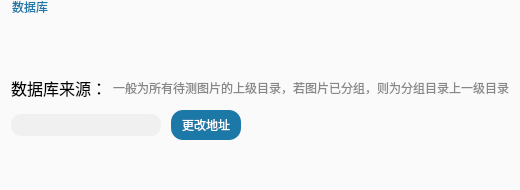
        <widget class="QGroupBox" name="database_gbox">
         <property name="styleSheet">
          <string notr="true">QGroupBox {
    font: 25px &quot;黑体&quot;;
	border:none;
	background-color: rgb(250, 250, 250);
    border-radius:6px;
    margin-top:12px;
}
QGroupBox:title {
    color:rgb(28, 120, 167);
    subcontrol-origin: margin;
    left: 10px;
}</string>
         </property>
         <property name="title">
          <string>数据库</string>
         </property>
         <layout class="QVBoxLayout" name="verticalLayout_28">
          <property name="spacing">
           <number>0</number>
          </property>
          <property name="topMargin">
           <number>50</number>
          </property>
          <property name="bottomMargin">
           <number>50</number>
          </property>
          <item>
           <widget class="QLabel" name="label_28">
            <property name="text">
             <string/>
            </property>
           </widget>
          </item>
          <item>
           <layout class="QVBoxLayout" name="verticalLayout">
            <property name="spacing">
             <number>10</number>
            </property>
            <item>
             <layout class="QHBoxLayout" name="horizontalLayout_2" stretch="0,1">
              <property name="spacing">
               <number>6</number>
              </property>
              <item>
               <widget class="QLabel" name="label">
                <property name="font">
                 <font>
                  <family>黑体</family>
                  <pointsize>12</pointsize>
                  <weight>50</weight>
                  <italic>false</italic>
                  <bold>false</bold>
                 </font>
                </property>
                <property name="styleSheet">
                 <string notr="true">border:none;
font: 12pt &quot;黑体&quot;;</string>
                </property>
                <property name="text">
                 <string>数据库来源：</string>
                </property>
               </widget>
              </item>
              <item>
               <widget class="QLabel" name="label_2">
                <property name="styleSheet">
                 <string notr="true">color: rgb(135, 135, 135);
font: 10pt &quot;黑体&quot;;</string>
                </property>
                <property name="text">
                 <string>一般为所有待测图片的上级目录，若图片已分组，则为分组目录上一级目录</string>
                </property>
               </widget>
              </item>
             </layout>
            </item>
            <item>
             <layout class="QHBoxLayout" name="horizontalLayout_3" stretch="0,0,1">
              <property name="leftMargin">
               <number>0</number>
              </property>
              <item>
               <widget class="QLineEdit" name="lineEdit">
                <property name="minimumSize">
                 <size>
                  <width>150</width>
                  <height>22</height>
                 </size>
                </property>
                <property name="maximumSize">
                 <size>
                  <width>150</width>
                  <height>22</height>
                 </size>
                </property>
                <property name="styleSheet">
                 <string notr="true">border:none;
font: 10pt &quot;Microsoft YaHei UI&quot;;
background-color: rgb(240, 240, 240);
border-radius:10px;</string>
                </property>
                <property name="readOnly">
                 <bool>true</bool>
                </property>
               </widget>
              </item>
              <item>
               <widget class="QPushButton" name="pushButton">
                <property name="minimumSize">
                 <size>
                  <width>70</width>
                  <height>30</height>
                 </size>
                </property>
                <property name="maximumSize">
                 <size>
                  <width>70</width>
                  <height>30</height>
                 </size>
                </property>
                <property name="styleSheet">
                 <string notr="true">QPushButton:hover {
	background-color: rgb(58, 189, 236);
}

QPushButton:pressed {
	
	background-color: rgb(27, 87, 126);
}

QPushButton {
	background-color: rgb(28, 120, 167);
	color: rgb(255, 255, 255);
	font: 10pt &quot;黑体&quot;;
	border-radius: 12px;
	border: 10px;
}</string>
                </property>
                <property name="text">
                 <string>更改地址</string>
                </property>
               </widget>
              </item>
              <item>
               <widget class="QLabel" name="label_51">
                <property name="text">
                 <string/>
                </property>
               </widget>
              </item>
             </layout>
            </item>
           </layout>
          </item>
         </layout>
        </widget>
